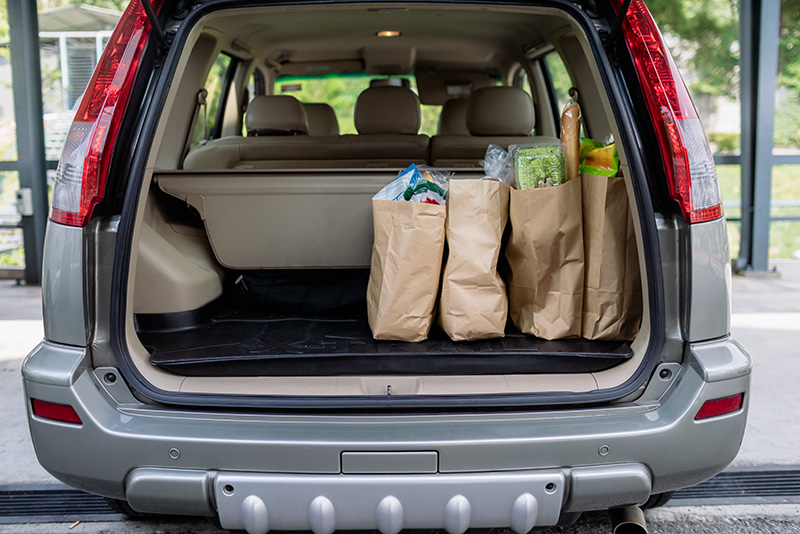
#> input picture Frontier-Model-run-polyglot/scripts/TruthGPT-main/benchmarking_framework/sam3-main/assets/images/groceries.jpg, 800 x 534 px
$ python -i adaptive_preprocessing.py   (imports and definitions only)   (older library calls are emulated)
#> lines starting #> are read from the running program, lines starting #| are printed output that depends on the picture
"""
Adaptive Preprocessing
======================

Advanced preprocessing techniques that adapt to image characteristics.
"""

import logging
import numpy as np
from typing import Optional, Dict, Any, Tuple
from PIL import Image, ImageFilter, ImageEnhance
import math

logger = logging.getLogger(__name__)

try:
    import cv2
    CV2_AVAILABLE = True
except ImportError:
    CV2_AVAILABLE = False


class AdaptivePreprocessor:
    """
    Adaptive preprocessing that adjusts based on image analysis.

    Features:
    - Noise detection and reduction
    - Contrast enhancement
    - Sharpness adjustment
    - Color correction
    - Artifact removal
    - Adaptive filtering
    """

    def __init__(self):
        """Initialize preprocessor."""
        pass

    def preprocess(
        self,
        image: Image.Image,
        analysis: Optional[Dict[str, Any]] = None,
        mode: str = "auto"
    ) -> Image.Image:
        """
        Preprocess image adaptively.

        Args:
            image: Input image
            analysis: Image analysis results (auto-analyze if None)
            mode: Preprocessing mode ('auto', 'aggressive', 'conservative', 'none')

        Returns:
            Preprocessed image
        """
        if mode == "none":
            return image

        # Analyze image if needed
        if analysis is None:
            analysis = self._analyze_image(image)

        processed = image

        if mode == "auto":
            # Auto-select based on analysis
            if analysis.get("noise_level", 0) > 0.3:
                processed = self._denoise(processed, strength=0.5)

            if analysis.get("contrast", 0) < 0.4:
                processed = self._enhance_contrast(processed, factor=1.2)

            if analysis.get("sharpness", 0) < 0.5:
                processed = self._sharpen(processed, strength=0.3)

        elif mode == "aggressive":
            # Apply all enhancements
            processed = self._denoise(processed, strength=0.7)
            processed = self._enhance_contrast(processed, factor=1.3)
            processed = self._sharpen(processed, strength=0.5)
            processed = self._color_correct(processed)

        elif mode == "conservative":
            # Minimal enhancements
            if analysis.get("noise_level", 0) > 0.5:
                processed = self._denoise(processed, strength=0.3)

        return processed

    def _analyze_image(self, image: Image.Image) -> Dict[str, Any]:
        """Analyze image characteristics."""
        img_array = np.array(image.convert("RGB"))

        # Calculate statistics
        mean = np.mean(img_array, axis=(0, 1))
        std = np.std(img_array, axis=(0, 1))

        # Contrast (standard deviation)
        contrast = np.mean(std) / 255.0

        # Brightness
        brightness = np.mean(mean) / 255.0

        # Noise estimation
        noise_level = self._estimate_noise(img_array)

        # Sharpness
        sharpness = self._estimate_sharpness(img_array)

        # Color balance
        color_balance = self._analyze_color_balance(img_array)

        return {
            "contrast": contrast,
            "brightness": brightness,
            "noise_level": noise_level,
            "sharpness": sharpness,
            "color_balance": color_balance,
        }

    def _estimate_noise(self, img_array: np.ndarray) -> float:
        """Estimate noise level (0.0-1.0)."""
        if not CV2_AVAILABLE:
            return 0.3  # Default

        gray = cv2.cvtColor(img_array, cv2.COLOR_RGB2GRAY)

        # High-frequency content (noise)
        blurred = cv2.GaussianBlur(gray, (5, 5), 0)
        diff = np.abs(gray.astype(float) - blurred.astype(float))
        noise = np.mean(diff) / 255.0

        return min(1.0, noise)

    def _estimate_sharpness(self, img_array: np.ndarray) -> float:
        """Estimate sharpness (0.0-1.0)."""
        if not CV2_AVAILABLE:
            return 0.5  # Default

        gray = cv2.cvtColor(img_array, cv2.COLOR_RGB2GRAY)
        laplacian = cv2.Laplacian(gray, cv2.CV_64F)
        sharpness = laplacian.var() / 1000.0

        return min(1.0, max(0.0, sharpness))

    def _analyze_color_balance(self, img_array: np.ndarray) -> Dict[str, float]:
        """Analyze color balance."""
        mean = np.mean(img_array, axis=(0, 1))
        gray = np.mean(mean)

        return {
            "r_balance": mean[0] / gray if gray > 0 else 1.0,
            "g_balance": mean[1] / gray if gray > 0 else 1.0,
            "b_balance": mean[2] / gray if gray > 0 else 1.0,
        }

    # [17 lines left out: function _denoise, not called in this run]

    def _enhance_contrast(self, image: Image.Image, factor: float = 1.2) -> Image.Image:
        """Enhance contrast."""
        enhancer = ImageEnhance.Contrast(image)
        return enhancer.enhance(factor)

    # [35 lines left out: functions _sharpen, _color_correct, not called in this run]

>>> from PIL import Image
>>> picture = Image.open('../../../../../../../Frontier-Model-run-polyglot/scripts/TruthGPT-main/benchmarking_framework/sam3-main/assets/images/groceries.jpg')
#> picture is the input picture: PIL image 800x534 RGB; mean R, G, B 109.5, 105.7, 102.9
>>> result = AdaptivePreprocessor().preprocess(picture)
#> in _analyze_image, `mean = np.mean(img_array, axis=(0, 1))`: mean = [109.5, 105.7, 102.9]
#> in _analyze_image, `std = np.std(img_array, axis=(0, 1))`: std = [65.45, 66.1, 66.26]
#> in _analyze_image, `contrast = np.mean(std) / 255.0`: contrast = 0.259
#> in _analyze_image, `brightness = np.mean(mean) / 255.0`: brightness = 0.416
#> in _estimate_noise, `gray = cv2.cvtColor(img_array, cv2.COLOR_RGB2GRAY)`:
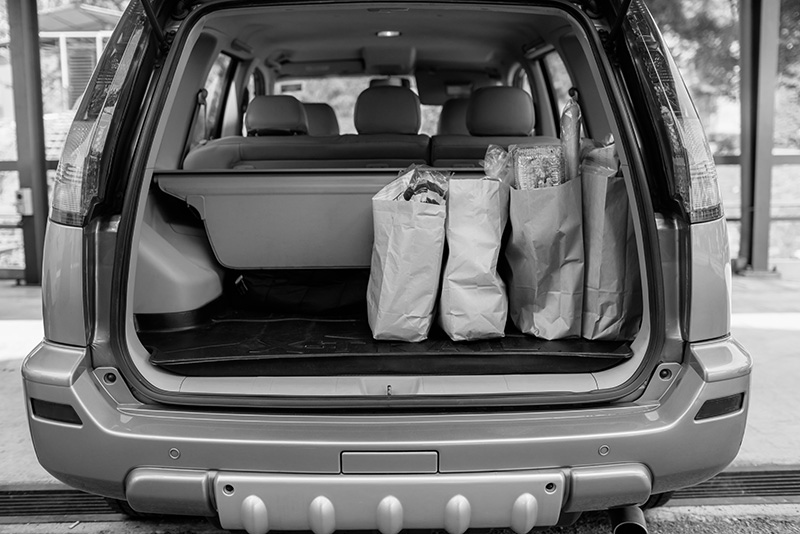
#> gray: shape (534, 800); min 0, max 255, mean 106.5
#> in _estimate_noise, `diff = np.abs(gray.astype(float) - blurred.astype(float))`:
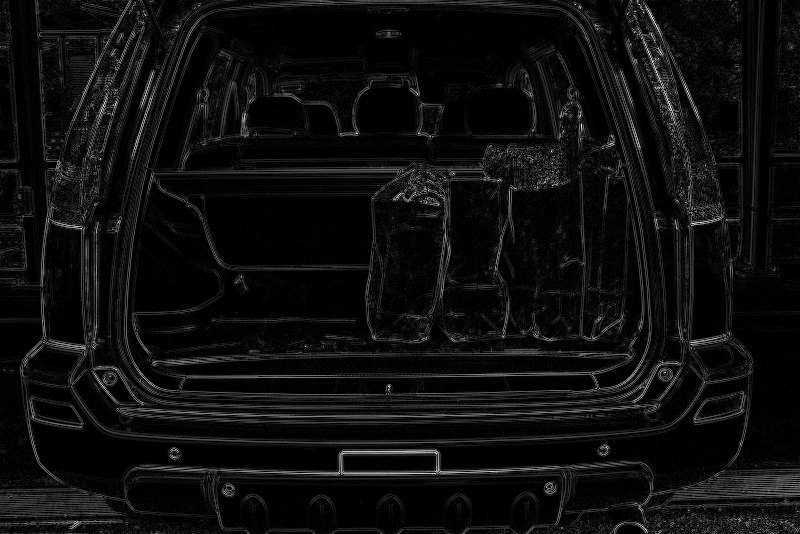
#> diff: shape (534, 800) float64; min 0, max 93, mean 5.3; drawn with min black and max white
#> in _estimate_noise, `noise = np.mean(diff) / 255.0`: noise = 0.0209
#> in _estimate_sharpness, `laplacian = cv2.Laplacian(gray, cv2.CV_64F)`:
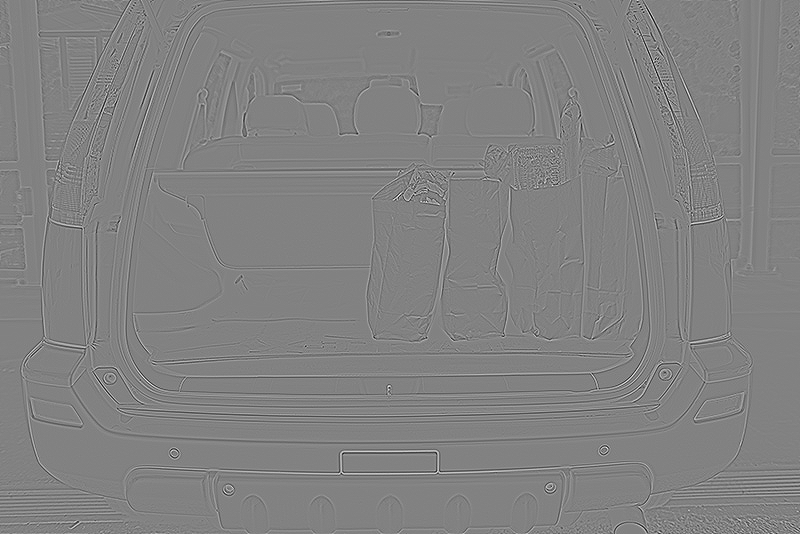
#> laplacian: shape (534, 800) float64; min -342, max 329, mean 0; drawn with min black and max white
#> in _estimate_sharpness, `sharpness = laplacian.var() / 1000.0`: sharpness = 0.993
#> in _analyze_color_balance, `mean = np.mean(img_array, axis=(0, 1))`: mean = [109.5, 105.7, 102.9]
#> in _analyze_color_balance, `gray = np.mean(mean)`: gray = 106.1
#> in _analyze_image, `color_balance = self._analyze_color_balance(img_array)`: color_balance = {'r_balance': 1.03, 'g_balance': 0.997, 'b_balance': 0.971}
#> in preprocess, `analysis = self._analyze_image(image)`: analysis = 5 items
#> in _enhance_contrast, `return enhancer.enhance(factor)`:
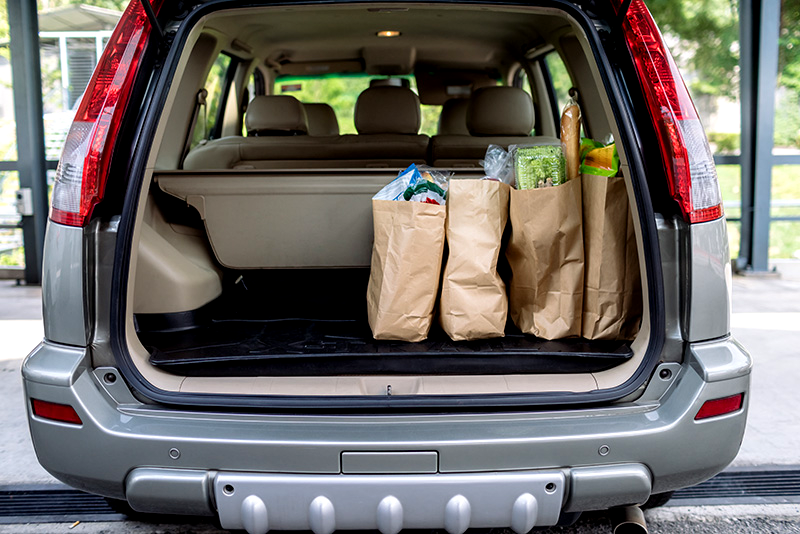
#> returned value: PIL image 800x534 RGB; mean R, G, B 110.5, 106.3, 102.8

$ run again, on Frontier-Model-run-polyglot/scripts/TruthGPT-main/benchmarking_framework/sam3-main/assets/images/test_image.jpg
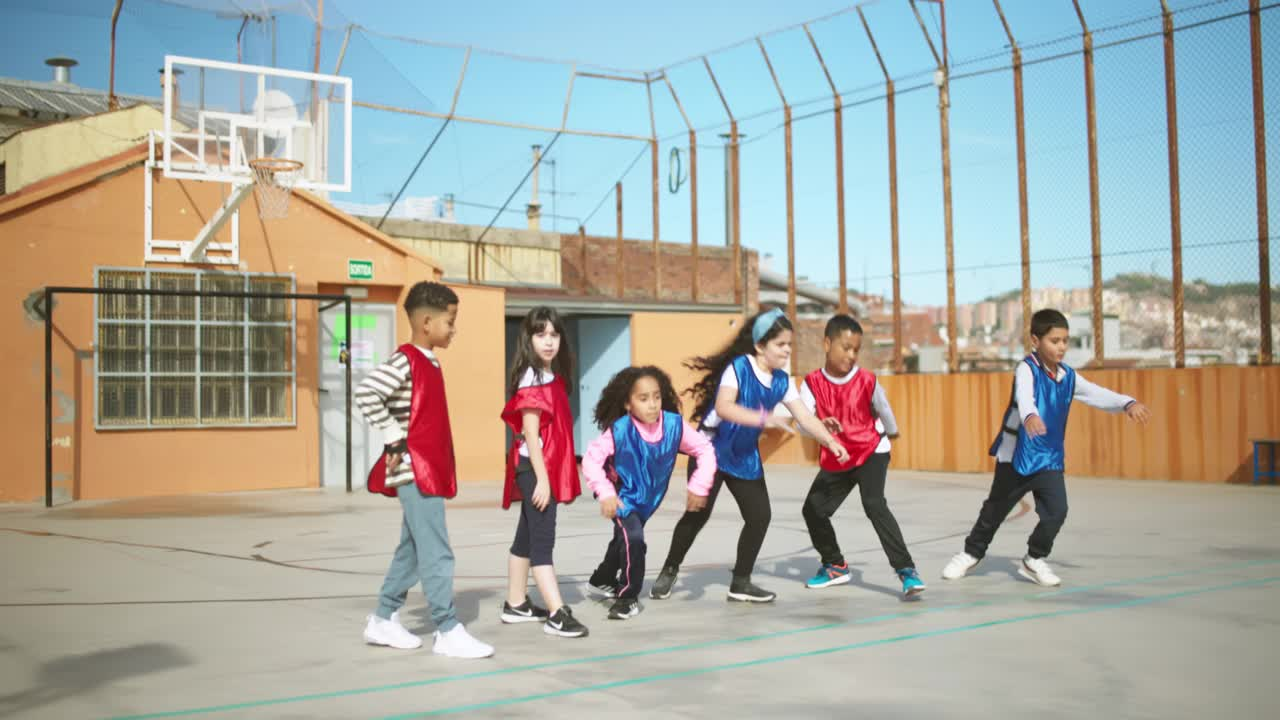
#> input picture Frontier-Model-run-polyglot/scripts/TruthGPT-main/benchmarking_framework/sam3-main/assets/images/test_image.jpg, 1280 x 720 px
#> picture is the input picture: PIL image 1280x720 RGB; mean R, G, B 166.8, 168.4, 160.6
#> in _analyze_image, `mean = np.mean(img_array, axis=(0, 1))`: mean = [166.8, 168.4, 160.6]
#> std = [43.51, 49.54, 60.67]
#> contrast = 0.201
#> brightness = 0.648
#> noise = 0.00869
#> in _estimate_sharpness, `laplacian = cv2.Laplacian(gray, cv2.CV_64F)`:
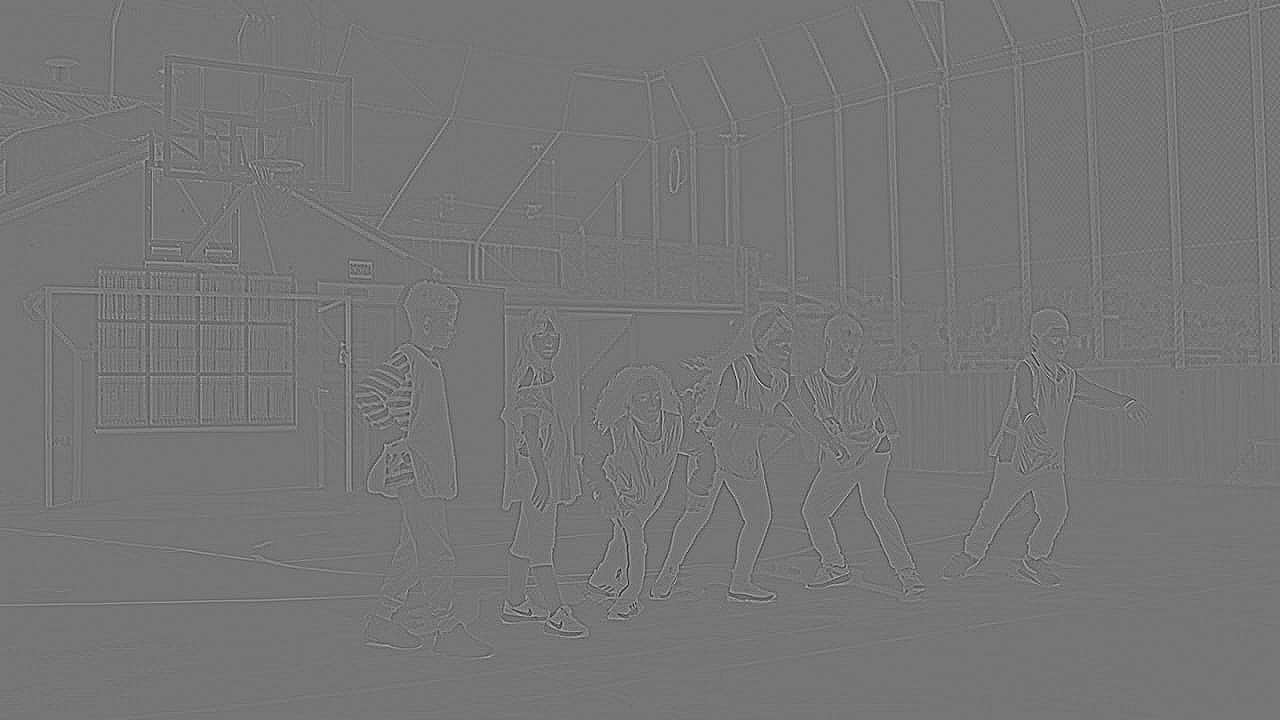
#> laplacian: shape (720, 1280) float64; min -200, max 232, mean 0; drawn with min black and max white
#> in _estimate_sharpness, `sharpness = laplacian.var() / 1000.0`: sharpness = 0.146
#> in _analyze_color_balance, `mean = np.mean(img_array, axis=(0, 1))`: mean = [166.8, 168.4, 160.6]
#> in _analyze_color_balance, `gray = np.mean(mean)`: gray = 165.3
#> color_balance = {'r_balance': 1.01, 'g_balance': 1.02, 'b_balance': 0.972}
#> analysis = 5 items
#> in _sharpen, `gaussian = cv2.GaussianBlur(img_array, (0, 0), 2.0)`:
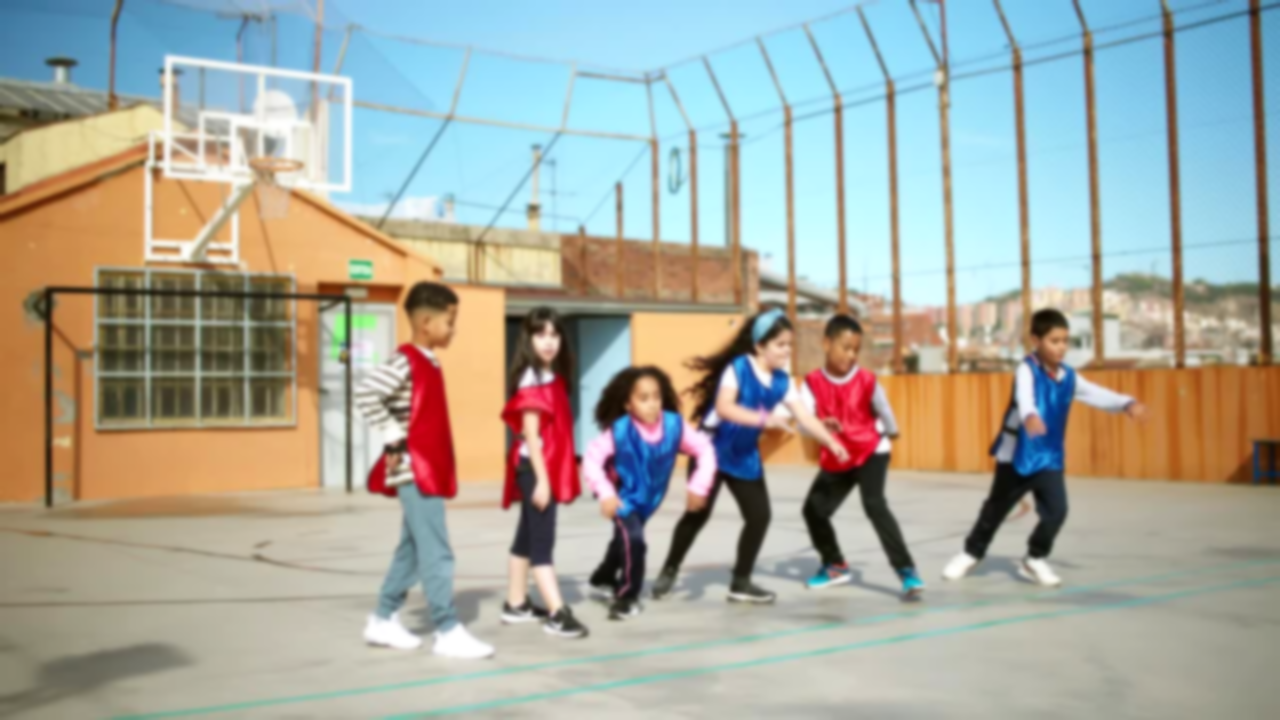
#> gaussian: shape (720, 1280, 3); mean R, G, B 166.2, 168.4, 158.4

$ run again, on Frontier-Model-run-polyglot/scripts/TruthGPT-main/benchmarking_framework/sam3-main/assets/images/truck.jpg
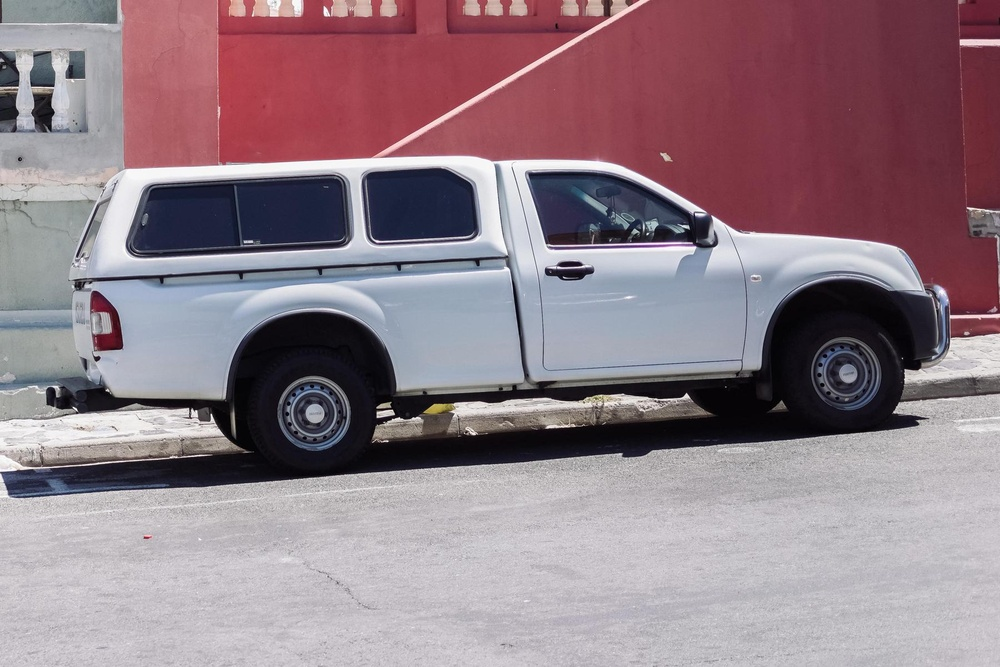
#> input picture Frontier-Model-run-polyglot/scripts/TruthGPT-main/benchmarking_framework/sam3-main/assets/images/truck.jpg, 1000 x 667 px, shrunk from 1800 x 1200 before the run
#> picture is the input picture: PIL image 1000x667 RGB; mean R, G, B 145.8, 126.5, 135.2
#> in _analyze_image, `mean = np.mean(img_array, axis=(0, 1))`: mean = [145.8, 126.5, 135.2]
#> std = [62.22, 70.52, 68.13]
#> contrast = 0.263
#> brightness = 0.533
#> noise = 0.0161
#> in _estimate_sharpness, `laplacian = cv2.Laplacian(gray, cv2.CV_64F)`:
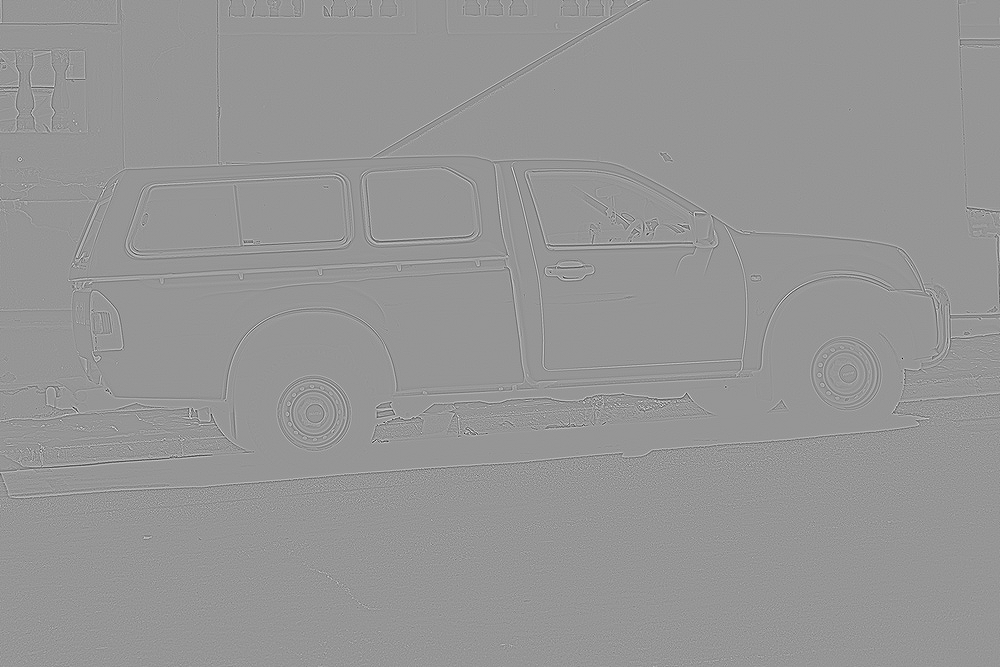
#> laplacian: shape (667, 1000) float64; min -533, max 373, mean 0; drawn with min black and max white
#> in _estimate_sharpness, `sharpness = laplacian.var() / 1000.0`: sharpness = 0.871
#> in _analyze_color_balance, `mean = np.mean(img_array, axis=(0, 1))`: mean = [145.8, 126.5, 135.2]
#> in _analyze_color_balance, `gray = np.mean(mean)`: gray = 135.8
#> color_balance = {'r_balance': 1.07, 'g_balance': 0.931, 'b_balance': 0.995}
#> analysis = 5 items
#> in _enhance_contrast, `return enhancer.enhance(factor)`:
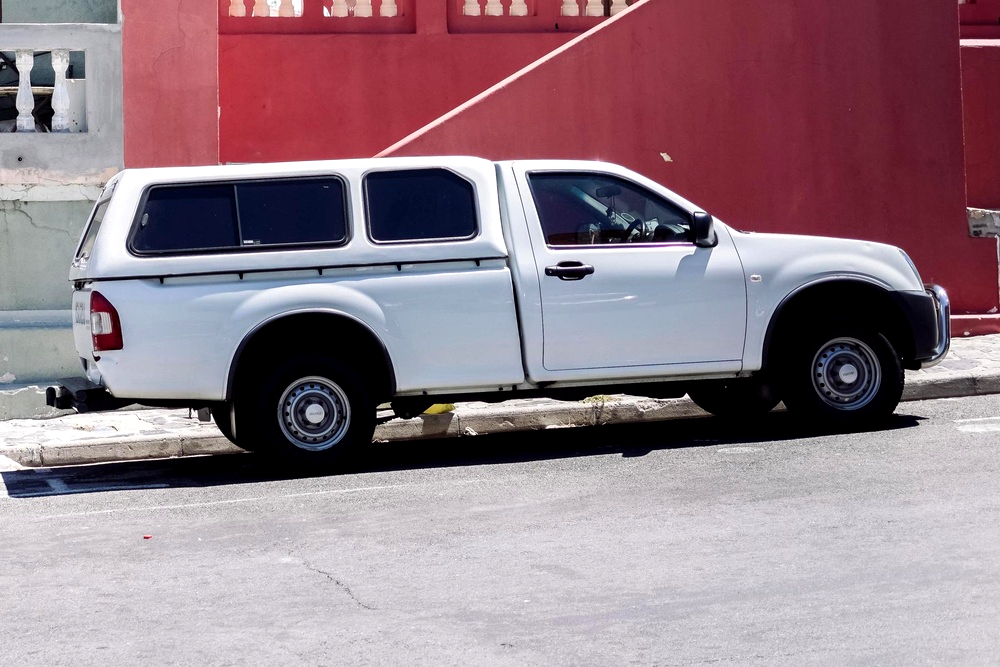
#> returned value: PIL image 1000x667 RGB; mean R, G, B 148.6, 125.7, 135.6
